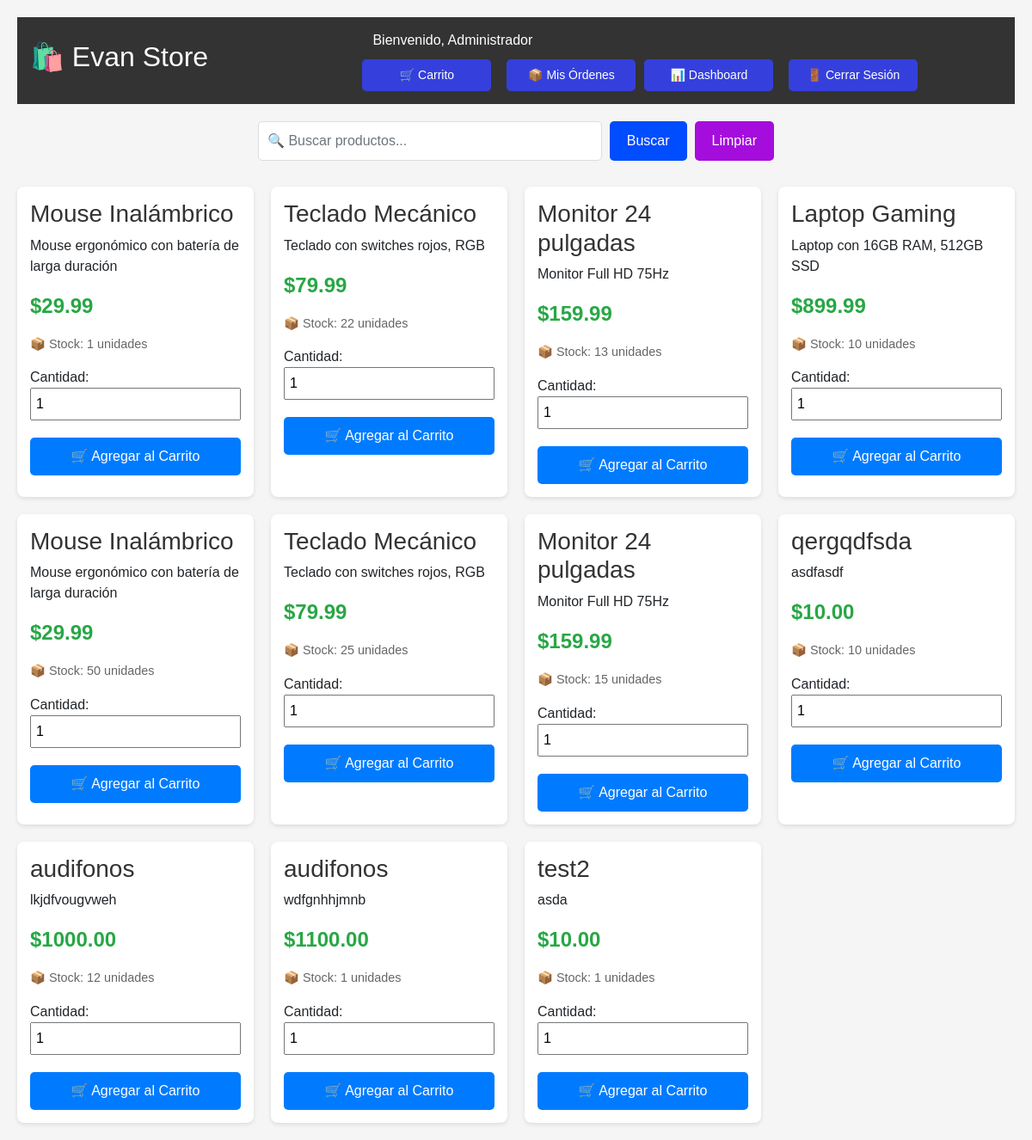
The app's page /tienda (signed in) with its own data.
### models.py (models this page shows, shortened)
class Usuario(UserMixin, db.Model):
    id = db.Column(db.Integer, primary_key=True)
    nombre = db.Column(db.String(100), nullable=False)
    usuario = db.Column(db.String(80), unique=True, nullable=False)
    celular = db.Column(db.String(20), nullable=False)
    email = db.Column(db.String(120), unique=True, nullable=False)
    password_hash = db.Column(db.String(255), nullable=False)
    es_admin = db.Column(db.Boolean, default=False)
    fecha_registro = db.Column(db.DateTime, default=datetime.utcnow)

class Producto(db.Model):
    id = db.Column(db.Integer, primary_key=True)
    nombre = db.Column(db.String(200), nullable=False)
    descripcion = db.Column(db.Text)
    precio = db.Column(db.Float, nullable=False)
    stock = db.Column(db.Integer, default=0)
    imagen_url = db.Column(db.String(500))
    categoria = db.Column(db.String(100))
    fecha_creacion = db.Column(db.DateTime, default=datetime.utcnow)

### app.py (the view)
@app.route('/tienda')
@login_required
def tienda():
    productos = Producto.query.all()
    return render_template('productos.html', productos=productos)

### app.py (called while the page is built)
@login_manager.user_loader
def load_user(user_id):
    return Usuario.query.get(int(user_id))

### templates/productos.html (shortened to what this page needs)
<!DOCTYPE html>
<html lang="es">
<head>
    <link href="https://cdn.jsdelivr.net/npm/bootstrap@5.1.3/dist/css/bootstrap.min.css" rel="stylesheet">
    <link href="https://cdn.datatables.net/1.11.5/css/dataTables.bootstrap5.min.css" rel="stylesheet">
</head>
<body>
   <div class="navbar">
    <h2>🛍️ Evan Store</h2>
    <div>
        <div class="row botones">
        <span>Bienvenido, {{ current_user.nombre }}</span>
        <a href="{{ url_for('ver_carrito') }}" class="btn btn-primary me-2" id="carritoLink">
            🛒 Carrito <span id="carritoCount" class="badge">0</span></a>
        <a href="{{ url_for('mis_ordenes') }}" class="btn btn-info btn-sm">📦 Mis Órdenes</a>
        <a href="{{ url_for('dashboard') }}" class="btn btn-primary me-2">📊 Dashboard</a>
        <a href="{{ url_for('logout') }}" class="btn btn-primary me-2">🚪 Cerrar Sesión</a>
        </div>
     </div>
     </div>
     <div class="busqueda-container" style="max-width: 600px; margin: 0 auto 30px auto;">
     <div class="input-group" style="display: flex; gap: 10px;">
        <input type="text" id="buscador" class="form-control" placeholder="🔍 Buscar productos..." style="flex: 1; padding: 10px; border: 1px solid #ddd; border-radius: 5px;">
        <button onclick="buscarProductos()" style="background: #004cff; color: white; border: none; padding: 10px 20px; border-radius: 5px; cursor: pointer;">Buscar</button>
        <button onclick="limpiarBusqueda()" style="background: #a50ddd; color: white; border: none; padding: 10px 20px; border-radius: 5px; cursor: pointer;">Limpiar</button>
     </div>
     </div>
    <div class="productos-container">
        {% for producto in productos %}
        <div class="producto-card">
            <h3>{{ producto.nombre }}</h3>
            <p>{{ producto.descripcion[:100] if producto.descripcion else 'Sin descripción' }}</p>
            <p class="precio">${{ "%.2f"|format(producto.precio) }}</p>
            <p class="stock">📦 Stock: {{ producto.stock }} unidades</p>
            <label>Cantidad:</label>
            <input type="number" id="cantidad-{{ producto.id }}" value="1" min="1" max="{{ producto.stock }}" style="width: 100%; margin-bottom: 10px; padding: 5px;">
            <button class="btn" onclick="agregarAlCarrito({{ producto.id }})">
                🛒 Agregar al Carrito
            </button>
        </div>
        {% endfor %}
    </div>
</body>
</html>

### templates/productos.html (style rules this page uses)
.busqueda-container, .filtros-container { max-width: 600px; margin: 0 auto 20px auto; }
.input-group { display: flex; gap: 10px; }
.form-control { flex: 1; padding: 10px; border: 1px solid #ddd; border-radius: 5px; }
body { font-family: Arial, sans-serif; margin: 0; padding: 20px; background: #f5f5f5; }
.navbar { background: #333; color: white; padding: 15px; margin-bottom: 20px; display: flex; justify-content: space-between; align-items: center; flex-wrap: wrap; gap: 10px; }
.navbar div { display: flex; align-items: center; gap: 10px; flex-wrap: wrap; }
.navbar a, .navbar .btn { display: inline-block; margin: 0; text-decoration: none; }
.navbar .btn { background: #3540dc; color: white; padding: 8px 15px; border-radius: 5px; border: none; cursor: pointer; font-size: 14px; max-width: 150px; }
.productos-container { display: grid; grid-template-columns: repeat(auto-fill, minmax(250px, 1fr)); gap: 20px; max-width: 1200px; margin: 0 auto; }
.producto-card { background: white; border-radius: 8px; padding: 15px; box-shadow: 0 2px 5px rgba(0,0,0,0.1); }
.producto-card h3 { margin-top: 0; color: #333; }
.precio { font-size: 1.5em; color: #28a745; font-weight: bold; }
.stock { color: #666; font-size: 0.9em; }
.btn { background: #007bff; color: white; border: none; padding: 10px 15px; border-radius: 5px; cursor: pointer; width: 100%; margin-top: 10px; }
.busqueda-container { max-width: 600px; margin: 0 auto 30px auto; }
.form-control { flex: 1; padding: 10px; border: 1px solid #ddd; border-radius: 5px; font-size: 16px; }

### records on screen
Usuario: nombre "Administrador"
Producto: nombre "Mouse Inalámbrico", descripcion "Mouse ergonómico con batería de larga duración", precio "29.99", stock "1"
Producto: nombre "Teclado Mecánico", descripcion "Teclado con switches rojos, RGB", precio "79.99", stock "22"
Producto: nombre "Monitor 24 pulgadas", descripcion "Monitor Full HD 75Hz", precio "159.99", stock "13"
Producto: nombre "Laptop Gaming", descripcion "Laptop con 16GB RAM, 512GB SSD", precio "899.99", stock "10"
Producto: nombre "Mouse Inalámbrico", descripcion "Mouse ergonómico con batería de larga duración", precio "29.99", stock "50"
Producto: nombre "Teclado Mecánico", descripcion "Teclado con switches rojos, RGB", precio "79.99", stock "25"
Producto: nombre "Monitor 24 pulgadas", descripcion "Monitor Full HD 75Hz", precio "159.99", stock "15"
Producto: nombre "qergqdfsda", descripcion "asdfasdf", precio "10.00", stock "10"
Producto: nombre "audifonos", descripcion "lkjdfvougvweh", precio "1000.00", stock "12"
Producto: nombre "audifonos", descripcion "wdfgnhhjmnb", precio "1100.00", stock "1"
Producto: nombre "test2", descripcion "asda", precio "10.00", stock "1"
